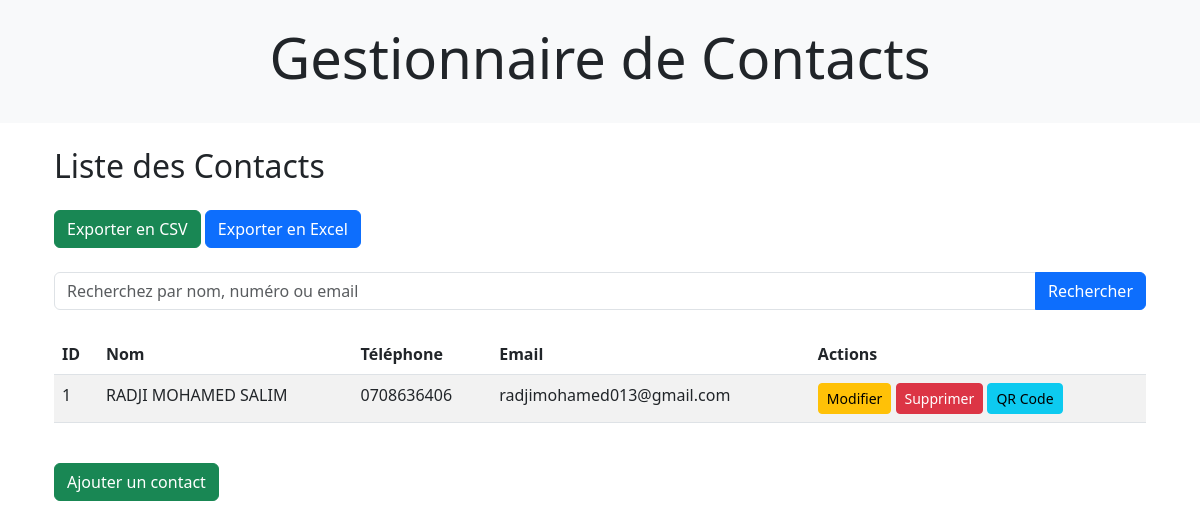
The app's page /, older data.
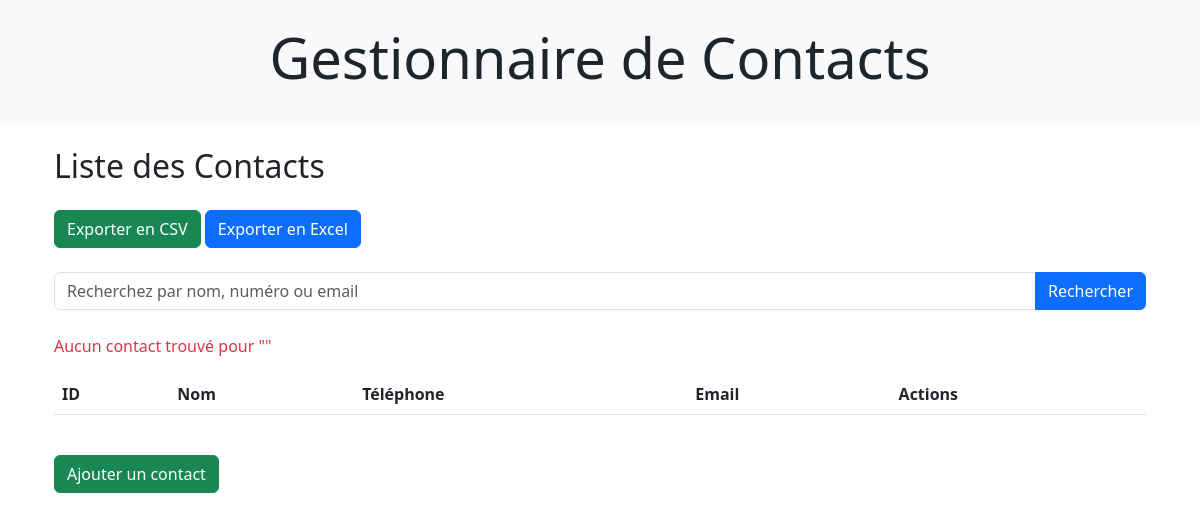
The same page, newer data.
### models.py (models this page shows)
class Contact (db.Model):
    id = db.Column(db.Integer, primary_key=True)
    name = db.Column(db.String(100), nullable=False)
    email = db.Column(db.String(100), unique=True, nullable=False)
    phone = db.Column(db.String(10), unique=True, nullable=False)

### app.py (the view)
@app.route('/')
def home():
    contacts = []
    search_query = request.args.get('search','')
    if search_query:
        contacts = Contact.query.filter(
            (Contact.name.ilike(f"%{search_query}%")) |
            (Contact.phone.ilike(f"%{search_query}%")) |
            (Contact.email.ilike(f"%{search_query}%"))
        ).all()
    else:
        contacts = Contact.query.all()
    return render_template('home.html', contacts=contacts, search_query=search_query)

### templates/home.html (shortened to what this page needs)
{% extends "base.html" %}
{% block content %}
<div class="container mt-4">
    <h2 class="mb-4">Liste des Contacts</h2>
    <div class="mb-4">
        <a href="/export/csv" class="btn btn-success">Exporter en CSV</a>
        <a href="/export/excel" class="btn btn-primary">Exporter en Excel</a>
    </div>
    <form method="GET" action="/" class="mb-4">
        <div class="input-group">
            <input
                type="text"
                name="search"
                class="form-control"
                placeholder="Recherchez par nom, numéro ou email"
                value="{{ search_query }}"
            />
            <button class="btn btn-primary" type="submit">Rechercher</button>
        </div>
    </form>
    {% if contacts|length == 0 %}
        <p class="text-danger">Aucun contact trouvé pour "{{ search_query }}"</p>
    {% endif %}
    <div class="table-responsive">
        <table class="table table-striped">
            <thead>
                <tr>
                    <th>ID</th>
                    <th>Nom</th>
                    <th>Téléphone</th>
                    <th>Email</th>
                    <th>Actions</th>
                </tr>
            </thead>
            <tbody>
                {% for contact in contacts %}
                <tr>
                    <td>{{ contact.id }}</td>
                    <td>{{ contact.name }}</td>
                    <td>{{ contact.phone }}</td>
                    <td>{{ contact.email }}</td>
                    <td>
                        <button
                            class="btn btn-warning btn-sm"
                            data-bs-toggle="modal"
                            data-bs-target="#editModal{{ contact.id }}"
                        >
                            Modifier
                        </button>
                        <button
                            class="btn btn-danger btn-sm"
                            data-bs-toggle="modal"
                            data-bs-target="#deleteModal{{ contact.id }}"
                        >
                            Supprimer
                        </button>
                        <button class="btn btn-info btn-sm" data-bs-toggle="modal" data-bs-target="#qrModal{{ contact.id }}">QR Code</button>
                    </td>
                </tr>
                {% endfor %}
            </tbody>
        </table>
    </div>
    <button class="btn btn-success mt-4" data-bs-toggle="modal" data-bs-target="#addContactModal">
        Ajouter un contact
    </button>
</div>
{% endblock %}

Row changes from the older to the newer data that the page shows:
removed Contact: id "1", name "RADJI MOHAMED SALIM", phone "0708636406", email "radjimohamed013@gmail.com"
Text that changed along with them:
text now shown: "Aucun contact trouvé pour \" \""
